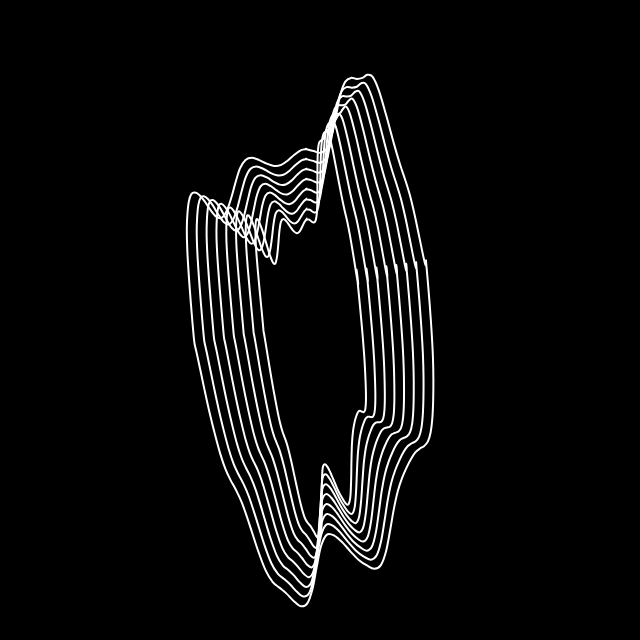
Frame 1 (no input)
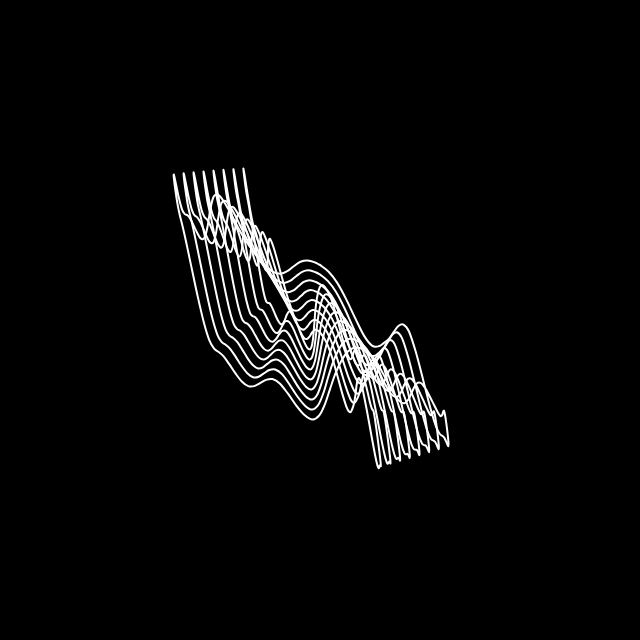
Frame 60 (no input)
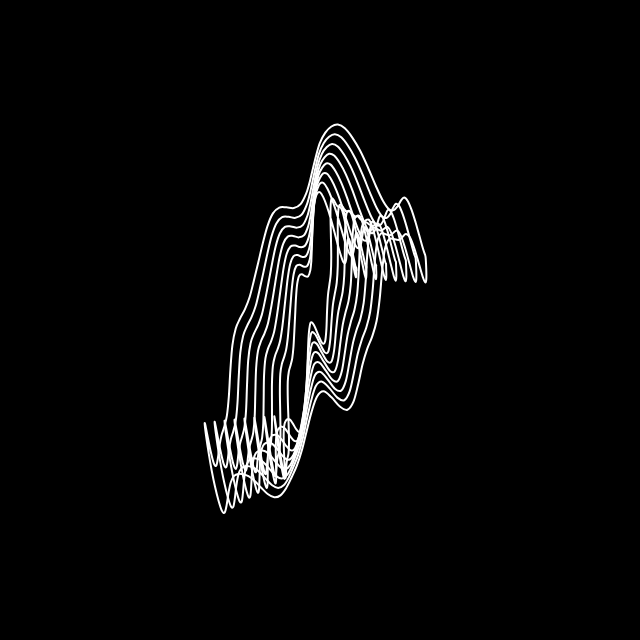
Frame 120 (the mouse pressed at the canvas centre since frame 60)

The p5.js sketch that drew these frames (run headless with seeded random() and noise() and a simulated clock; from frame 60 on, the mouse is pressed at the canvas centre):

// p5.js sketch
// ── sketch.js
//july 2019

let p = 0;

function setup() {
  createCanvas(640, 640);
  noFill();
  stroke(255);
  strokeWeight(2);
}

function draw() {
  clear();
  background(0);
  const x = width / 2;
  const y = height / 2;

  translate(-50, -height / 2 - 20);
  let inc = 0.01;
  for (let j = 0; j < 8; j++) {
    beginShape();
    for (let i = 0; i < TWO_PI; i += inc * 6) {
      const ninc = map(i, 0, TWO_PI, 0, 100);
      const rad = 50 + j * 10;
      const xoff = map(cos(i + p), -1, 1, 0, 1);
      const yoff = map(sin(i + p), -1, 1, 0, 1);
      const n = noise(xoff, yoff) * 100;
      const xx = x + rad * sin(i) + n;
      const yy = y - rad * cos(i) + n * 8;

      if (i == 0) {
        curveVertex(xx, yy);
        curveVertex(xx, yy);
      } else {
        curveVertex(xx, yy);
      }
      if (i == 0) {
        curveVertex(xx, yy);
        curveVertex(xx, yy);
      }
    }
    endShape(CLOSE);
    p += inc / 2;
  }
}
